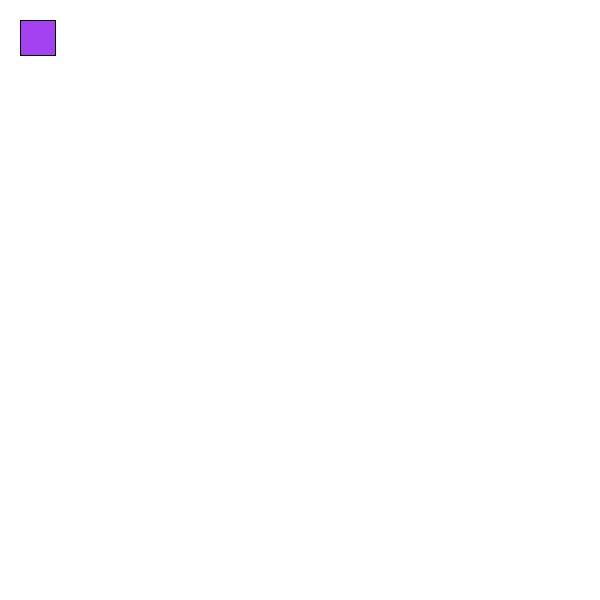
Frame 1 (no input)
Frame 60 (the mouse pressed at the canvas centre just before this capture): identical to frame 1, image omitted
Frame 120 (the mouse held since frame 60 and released just before this capture): identical to frame 1, image omitted

The Processing sketch that drew this single still picture (run headless with seeded random() and noise(); from frame 60 on, the mouse is pressed at the canvas centre):

// Processing sketch: Moving_a_object_using_interactions__1
// ── Moving_a_object_using_interactions__1.pde
Box box;

void setup() {
  size(600, 600);
  box = new Box(20, 20);
}

void draw() {
  background(255);
  box.display();
}

void keyPressed() {

  if (key == 'w') {
    box.moveUp();
  }

  if (key == 's') {
    box.moveDown();
  }

  if (key == 'd') {
    box.moveRight();
  }

  if (key == 'a') {
    box.moveLeft();
  }
}

// ── Box.pde
class Box {

  float x, y;
  float vx, vy;
  color col;

  Box (float startX, float startY) {
    x = startX;
    y = startY;
    vx = 5;
    vy = 5;
    col = color(random(255), random(255), random(255));
  }

  void moveUp() {
    y -= vy;
  }
  void moveRight() {
    x += vx;
  }
  void moveLeft() {
    x -= vx;
  }
  void moveDown() {
    y += vy;
  }

  void display() {
    fill(col);
    rect(x, y, 35, 35);
  }
}
